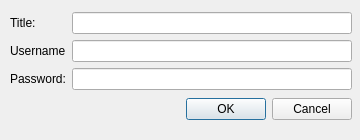
<?xml version="1.0" encoding="UTF-8"?>
<ui version="4.0">
 <class>EntryDialog</class>
 <widget class="QDialog" name="EntryDialog">
  <property name="geometry">
   <rect>
    <x>0</x>
    <y>0</y>
    <width>360</width>
    <height>140</height>
   </rect>
  </property>
  <property name="windowTitle">
   <string>Entry</string>
  </property>
  <widget class="QWidget" name="layoutWidget">
   <property name="geometry">
    <rect>
     <x>10</x>
     <y>10</y>
     <width>342</width>
     <height>114</height>
    </rect>
   </property>
   <layout class="QVBoxLayout" name="verticalLayout_3">
    <item>
     <layout class="QHBoxLayout" name="horizontalLayout">
      <item>
       <layout class="QVBoxLayout" name="verticalLayout">
        <item>
         <widget class="QLabel" name="label">
          <property name="text">
           <string>Title:</string>
          </property>
         </widget>
        </item>
        <item>
         <widget class="QLabel" name="label_2">
          <property name="text">
           <string>Username</string>
          </property>
         </widget>
        </item>
        <item>
         <widget class="QLabel" name="label_3">
          <property name="text">
           <string>Password:</string>
          </property>
         </widget>
        </item>
       </layout>
      </item>
      <item>
       <layout class="QVBoxLayout" name="verticalLayout_2">
        <item>
         <widget class="QLineEdit" name="titleLine">
          <property name="text">
           <string/>
          </property>
         </widget>
        </item>
        <item>
         <widget class="QLineEdit" name="usernameLine"/>
        </item>
        <item>
         <widget class="QLineEdit" name="passwordLine">
          <property name="echoMode">
           <enum>QLineEdit::Password</enum>
          </property>
         </widget>
        </item>
       </layout>
      </item>
     </layout>
    </item>
    <item>
     <layout class="QHBoxLayout" name="horizontalLayout_2">
      <item>
       <spacer name="horizontalSpacer">
        <property name="orientation">
         <enum>Qt::Horizontal</enum>
        </property>
        <property name="sizeHint" stdset="0">
         <size>
          <width>166</width>
          <height>20</height>
         </size>
        </property>
       </spacer>
      </item>
      <item>
       <widget class="QDialogButtonBox" name="buttonBox">
        <property name="standardButtons">
         <set>QDialogButtonBox::Cancel|QDialogButtonBox::Ok</set>
        </property>
       </widget>
      </item>
     </layout>
    </item>
   </layout>
  </widget>
 </widget>
 <resources/>
 <connections>
  <connection>
   <sender>buttonBox</sender>
   <signal>accepted()</signal>
   <receiver>EntryDialog</receiver>
   <slot>accept()</slot>
   <hints>
    <hint type="sourcelabel">
     <x>266</x>
     <y>110</y>
    </hint>
    <hint type="destinationlabel">
     <x>179</x>
     <y>69</y>
    </hint>
   </hints>
  </connection>
  <connection>
   <sender>buttonBox</sender>
   <signal>rejected()</signal>
   <receiver>EntryDialog</receiver>
   <slot>reject()</slot>
   <hints>
    <hint type="sourcelabel">
     <x>266</x>
     <y>110</y>
    </hint>
    <hint type="destinationlabel">
     <x>179</x>
     <y>69</y>
    </hint>
   </hints>
  </connection>
 </connections>
</ui>
